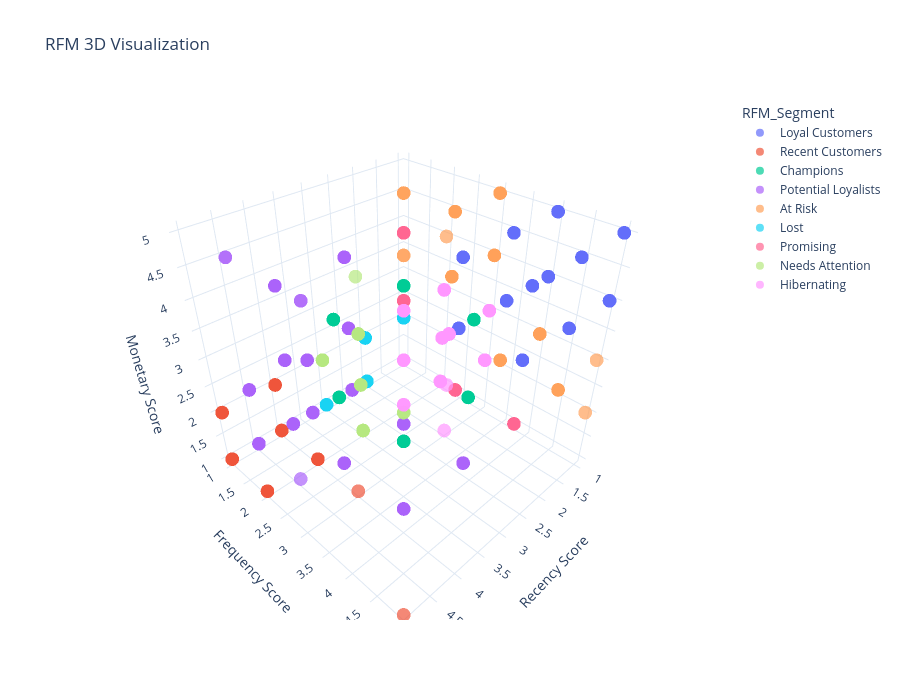

The code cell stored with this chart in its notebook:
### Code cell
# 3D scatter plot of RFM scores
fig = px.scatter_3d(df, x='R_Score', y='F_Score', z='M_Score',
                    color='RFM_Segment',
                    title='RFM 3D Visualization',
                    labels={'R_Score': 'Recency Score',
                           'F_Score': 'Frequency Score',
                           'M_Score': 'Monetary Score'},
                    hover_data=['Income', 'M', 'F', 'R'],
                    opacity=0.7)
fig.update_layout(height=700)
fig.show()

### Figure 1 — Plotly figure (JSON) as saved in the notebook; plotly's stock layout.template omitted (floating-point values rounded to 4 significant figures; data arrays with more than 128 entries replaced by an {"elided": "..."} marker saying what was removed)
{"data": [{"customdata": {"elided": "436x4 float values"}, "hovertemplate": "RFM_Segment=Loyal Customers<br>Recency Score=%{x}<br>Frequency Score=%{y}<br>Monetary Score=%{z}<br>Income=%{customdata[0]}<br>M=%{customdata[1]}<br>F=%{customdata[2]}<br>R=%{customdata[3]}<extra></extra>", "legendgroup": "Loyal Customers", "marker": {"color": "#636efa", "opacity": 0.7, "symbol": "circle"}, "mode": "markers", "name": "Loyal Customers", "scene": "scene", "showlegend": true, "x": {"elided": "436 int values"}, "y": {"elided": "436 int values"}, "z": {"elided": "436 int values"}, "type": "scatter3d"}, {"customdata": {"elided": "239x4 float values"}, "hovertemplate": "RFM_Segment=Recent Customers<br>Recency Score=%{x}<br>Frequency Score=%{y}<br>Monetary Score=%{z}<br>Income=%{customdata[0]}<br>M=%{customdata[1]}<br>F=%{customdata[2]}<br>R=%{customdata[3]}<extra></extra>", "legendgroup": "Recent Customers", "marker": {"color": "#EF553B", "opacity": 0.7, "symbol": "circle"}, "mode": "markers", "name": "Recent Customers", "scene": "scene", "showlegend": true, "x": {"elided": "239 int values"}, "y": {"elided": "239 int values"}, "z": {"elided": "239 int values"}, "type": "scatter3d"}, {"customdata": {"elided": "275x4 float values"}, "hovertemplate": "RFM_Segment=Champions<br>Recency Score=%{x}<br>Frequency Score=%{y}<br>Monetary Score=%{z}<br>Income=%{customdata[0]}<br>M=%{customdata[1]}<br>F=%{customdata[2]}<br>R=%{customdata[3]}<extra></extra>", "legendgroup": "Champions", "marker": {"color": "#00cc96", "opacity": 0.7, "symbol": "circle"}, "mode": "markers", "name": "Champions", "scene": "scene", "showlegend": true, "x": {"elided": "275 int values"}, "y": {"elided": "275 int values"}, "z": {"elided": "275 int values"}, "type": "scatter3d"}, {"customdata": {"elided": "378x4 float values"}, "hovertemplate": "RFM_Segment=Potential Loyalists<br>Recency Score=%{x}<br>Frequency Score=%{y}<br>Monetary Score=%{z}<br>Income=%{customdata[0]}<br>M=%{customdata[1]}<br>F=%{customdata[2]}<br>R=%{customdata[3]}<extra></extra>", "legendgroup": "Potential Loyalists", "marker": {"color": "#ab63fa", "opacity": 0.7, "symbol": "circle"}, "mode": "markers", "name": "Potential Loyalists", "scene": "scene", "showlegend": true, "x": {"elided": "378 int values"}, "y": {"elided": "378 int values"}, "z": {"elided": "378 int values"}, "type": "scatter3d"}, {"customdata": {"elided": "135x4 float values"}, "hovertemplate": "RFM_Segment=At Risk<br>Recency Score=%{x}<br>Frequency Score=%{y}<br>Monetary Score=%{z}<br>Income=%{customdata[0]}<br>M=%{customdata[1]}<br>F=%{customdata[2]}<br>R=%{customdata[3]}<extra></extra>", "legendgroup": "At Risk", "marker": {"color": "#FFA15A", "opacity": 0.7, "symbol": "circle"}, "mode": "markers", "name": "At Risk", "scene": "scene", "showlegend": true, "x": {"elided": "135 int values"}, "y": {"elided": "135 int values"}, "z": {"elided": "135 int values"}, "type": "scatter3d"}, {"customdata": {"elided": "289x4 float values"}, "hovertemplate": "RFM_Segment=Lost<br>Recency Score=%{x}<br>Frequency Score=%{y}<br>Monetary Score=%{z}<br>Income=%{customdata[0]}<br>M=%{customdata[1]}<br>F=%{customdata[2]}<br>R=%{customdata[3]}<extra></extra>", "legendgroup": "Lost", "marker": {"color": "#19d3f3", "opacity": 0.7, "symbol": "circle"}, "mode": "markers", "name": "Lost", "scene": "scene", "showlegend": true, "x": {"elided": "289 int values"}, "y": {"elided": "289 int values"}, "z": {"elided": "289 int values"}, "type": "scatter3d"}, {"customdata": {"elided": "104x4 float values"}, "hovertemplate": "RFM_Segment=Promising<br>Recency Score=%{x}<br>Frequency Score=%{y}<br>Monetary Score=%{z}<br>Income=%{customdata[0]}<br>M=%{customdata[1]}<br>F=%{customdata[2]}<br>R=%{customdata[3]}<extra></extra>", "legendgroup": "Promising", "marker": {"color": "#FF6692", "opacity": 0.7, "symbol": "circle"}, "mode": "markers", "name": "Promising", "scene": "scene", "showlegend": true, "x": [3, 3, 3, 3, 3, 3, 3, 3, 3, 3, 3, 3, 3, 3, 3, 3, 3, 3, 3, 3, 3, 3, 3, 3, 3, 3, 3, 3, 3, 3, 3, 3, 3, 3, 3, 3, 3, 3, 3, 3, 3, 3, 3, 3, 3, 3, 3, 3, 3, 3, 3, 3, 3, 3, 3, 3, 3, 3, 3, 3, 3, 3, 3, 3, 3, 3, 3, 3, 3, 3, 3, 3, 3, 3, 3, 3, 3, 3, 3, 3, 3, 3, 3, 3, 3, 3, 3, 3, 3, 3, 3, 3, 3, 3, 3, 3, 3, 3, 3, 3, 3, 3, 3, 3], "y": [3, 5, 3, 3, 3, 4, 3, 3, 3, 3, 3, 3, 3, 3, 4, 3, 4, 3, 5, 3, 3, 3, 3, 3, 4, 5, 4, 3, 3, 4, 3, 3, 5, 4, 3, 3, 3, 4, 3, 3, 3, 3, 4, 4, 3, 3, 3, 3, 4, 3, 3, 4, 3, 5, 3, 3, 4, 3, 3, 4, 3, 3, 3, 4, 4, 4, 5, 3, 3, 4, 3, 3, 3, 5, 3, 3, 3, 3, 3, 3, 3, 3, 3, 3, 4, 3, 3, 5, 3, 4, 4, 3, 4, 3, 3, 3, 3, 5, 3, 3, 3, 3, 4, 4], "z": [3, 3, 5, 3, 4, 3, 3, 4, 3, 5, 3, 4, 3, 4, 3, 3, 3, 3, 3, 3, 3, 4, 4, 3, 3, 3, 3, 5, 4, 3, 3, 3, 3, 3, 3, 4, 4, 3, 3, 3, 3, 3, 3, 3, 3, 3, 4, 3, 3, 4, 4, 3, 3, 3, 3, 3, 3, 3, 3, 3, 5, 5, 4, 3, 3, 3, 3, 5, 4, 3, 4, 3, 3, 3, 3, 5, 3, 3, 3, 3, 5, 3, 5, 3, 3, 3, 4, 3, 5, 3, 3, 3, 3, 3, 5, 4, 5, 3, 4, 5, 4, 5, 3, 3], "type": "scatter3d"}, {"customdata": {"elided": "106x4 float values"}, "hovertemplate": "RFM_Segment=Needs Attention<br>Recency Score=%{x}<br>Frequency Score=%{y}<br>Monetary Score=%{z}<br>Income=%{customdata[0]}<br>M=%{customdata[1]}<br>F=%{customdata[2]}<br>R=%{customdata[3]}<extra></extra>", "legendgroup": "Needs Attention", "marker": {"color": "#B6E880", "opacity": 0.7, "symbol": "circle"}, "mode": "markers", "name": "Needs Attention", "scene": "scene", "showlegend": true, "x": [3, 3, 3, 3, 3, 3, 3, 3, 3, 3, 3, 3, 3, 3, 3, 3, 3, 3, 3, 3, 3, 3, 3, 3, 3, 3, 3, 3, 3, 3, 3, 3, 3, 3, 3, 3, 3, 3, 3, 3, 3, 3, 3, 3, 3, 3, 3, 3, 3, 3, 3, 3, 3, 3, 3, 3, 3, 3, 3, 3, 3, 3, 3, 3, 3, 3, 3, 3, 3, 3, 3, 3, 3, 3, 3, 3, 3, 3, 3, 3, 3, 3, 3, 3, 3, 3, 3, 3, 3, 3, 3, 3, 3, 3, 3, 3, 3, 3, 3, 3, 3, 3, 3, 3, 3, 3], "y": [2, 2, 2, 1, 1, 2, 2, 3, 1, 2, 1, 1, 2, 2, 2, 2, 2, 1, 2, 2, 1, 2, 1, 2, 1, 2, 2, 2, 2, 2, 1, 2, 1, 1, 2, 1, 2, 2, 2, 1, 2, 2, 2, 2, 2, 1, 1, 2, 1, 1, 2, 2, 1, 2, 2, 2, 3, 2, 2, 2, 2, 2, 2, 2, 2, 1, 2, 2, 2, 2, 1, 1, 2, 2, 2, 1, 2, 1, 2, 2, 2, 1, 2, 2, 2, 1, 2, 1, 2, 2, 2, 2, 2, 1, 2, 2, 2, 1, 1, 2, 1, 1, 3, 2, 2, 2], "z": [2, 3, 3, 2, 2, 2, 3, 2, 2, 2, 2, 2, 2, 2, 1, 2, 2, 2, 4, 2, 2, 2, 2, 2, 2, 3, 1, 1, 3, 2, 2, 1, 2, 2, 2, 2, 1, 3, 2, 2, 2, 2, 2, 2, 1, 2, 2, 2, 2, 2, 2, 3, 2, 2, 3, 2, 2, 2, 2, 1, 2, 3, 2, 2, 2, 2, 3, 3, 2, 1, 2, 2, 2, 2, 2, 2, 2, 2, 2, 2, 2, 2, 2, 2, 1, 2, 2, 2, 1, 2, 2, 2, 2, 2, 1, 2, 2, 2, 2, 2, 2, 2, 2, 2, 1, 2], "type": "scatter3d"}, {"customdata": {"elided": "243x4 float values"}, "hovertemplate": "RFM_Segment=Hibernating<br>Recency Score=%{x}<br>Frequency Score=%{y}<br>Monetary Score=%{z}<br>Income=%{customdata[0]}<br>M=%{customdata[1]}<br>F=%{customdata[2]}<br>R=%{customdata[3]}<extra></extra>", "legendgroup": "Hibernating", "marker": {"color": "#FF97FF", "opacity": 0.7, "symbol": "circle"}, "mode": "markers", "name": "Hibernating", "scene": "scene", "showlegend": true, "x": {"elided": "243 int values"}, "y": {"elided": "243 int values"}, "z": {"elided": "243 int values"}, "type": "scatter3d"}], "layout": {"scene": {"domain": {"x": [0.0, 1.0], "y": [0.0, 1.0]}, "xaxis": {"title": {"text": "Recency Score"}}, "yaxis": {"title": {"text": "Frequency Score"}}, "zaxis": {"title": {"text": "Monetary Score"}}}, "legend": {"title": {"text": "RFM_Segment"}, "tracegroupgap": 0}, "title": {"text": "RFM 3D Visualization"}, "height": 700}}
